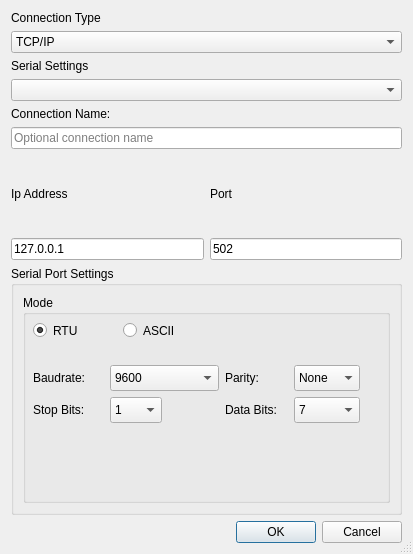
<?xml version="1.0" encoding="UTF-8"?>
<ui version="4.0">
 <class>actionConnect</class>
 <widget class="QDialog" name="actionConnect">
  <property name="geometry">
   <rect>
    <x>0</x>
    <y>0</y>
    <width>413</width>
    <height>554</height>
   </rect>
  </property>
  <property name="font">
   <font>
    <family>Yu Gothic UI</family>
   </font>
  </property>
  <property name="windowTitle">
   <string>Dialog</string>
  </property>
  <property name="autoFillBackground">
   <bool>true</bool>
  </property>
  <property name="sizeGripEnabled">
   <bool>true</bool>
  </property>
  <property name="modal">
   <bool>false</bool>
  </property>
  <layout class="QGridLayout" name="gridLayout_2">
   <item row="3" column="0">
    <widget class="QDialogButtonBox" name="connectButton">
     <property name="standardButtons">
      <set>QDialogButtonBox::Cancel|QDialogButtonBox::Ok</set>
     </property>
    </widget>
   </item>
   <item row="0" column="0">
    <layout class="QGridLayout" name="gridLayout_3">
     <item row="1" column="0">
      <layout class="QHBoxLayout" name="horizontalLayout">
       <item>
        <layout class="QVBoxLayout" name="verticalLayout_2">
         <item>
          <widget class="QLabel" name="label_3">
           <property name="font">
            <font>
             <family>Yu Gothic UI</family>
             <pointsize>9</pointsize>
            </font>
           </property>
           <property name="text">
            <string>Ip Address</string>
           </property>
          </widget>
         </item>
         <item>
          <widget class="QLineEdit" name="ipAddress">
           <property name="text">
            <string>127.0.0.1</string>
           </property>
          </widget>
         </item>
        </layout>
       </item>
       <item>
        <layout class="QVBoxLayout" name="verticalLayout_3">
         <item>
          <widget class="QLabel" name="label_4">
           <property name="font">
            <font>
             <family>Yu Gothic UI</family>
             <pointsize>9</pointsize>
            </font>
           </property>
           <property name="text">
            <string>Port</string>
           </property>
          </widget>
         </item>
         <item>
          <widget class="QLineEdit" name="portNumber">
           <property name="font">
            <font>
             <family>Yu Gothic UI</family>
             <pointsize>9</pointsize>
            </font>
           </property>
           <property name="text">
            <string>502</string>
           </property>
           <property name="clearButtonEnabled">
            <bool>false</bool>
           </property>
          </widget>
         </item>
        </layout>
       </item>
      </layout>
     </item>
     <item row="0" column="0">
      <layout class="QGridLayout" name="gridLayout_4">
       <item row="3" column="0">
        <widget class="QComboBox" name="com_port_combo">
         <property name="font">
          <font>
           <family>Yu Gothic UI</family>
          </font>
         </property>
         <property name="editable">
          <bool>false</bool>
         </property>
        </widget>
       </item>
       <item row="5" column="0">
        <widget class="QLineEdit" name="connection_name">
         <property name="placeholderText">
          <string>Optional connection name</string>
         </property>
        </widget>
       </item>
       <item row="1" column="0">
        <widget class="QComboBox" name="protocol_combo">
         <property name="font">
          <font>
           <family>Yu Gothic UI</family>
          </font>
         </property>
         <item>
          <property name="text">
           <string>TCP/IP</string>
          </property>
         </item>
         <item>
          <property name="text">
           <string>Serial Port</string>
          </property>
         </item>
        </widget>
       </item>
       <item row="4" column="0">
        <widget class="QLabel" name="label_10">
         <property name="text">
          <string>Connection Name:</string>
         </property>
        </widget>
       </item>
       <item row="0" column="0">
        <widget class="QLabel" name="label">
         <property name="font">
          <font>
           <family>Yu Gothic UI</family>
           <pointsize>9</pointsize>
          </font>
         </property>
         <property name="text">
          <string>Connection Type</string>
         </property>
        </widget>
       </item>
       <item row="2" column="0">
        <widget class="QLabel" name="label_2">
         <property name="font">
          <font>
           <family>Yu Gothic UI</family>
           <pointsize>9</pointsize>
          </font>
         </property>
         <property name="text">
          <string>Serial Settings</string>
         </property>
        </widget>
       </item>
      </layout>
     </item>
    </layout>
   </item>
   <item row="1" column="0">
    <widget class="QGroupBox" name="rtu_group">
     <property name="title">
      <string>Serial Port Settings</string>
     </property>
     <layout class="QGridLayout" name="gridLayout">
      <item row="1" column="0" colspan="4">
       <widget class="QGroupBox" name="mode_group">
        <property name="title">
         <string>Mode</string>
        </property>
        <widget class="QRadioButton" name="rtu_radio">
         <property name="geometry">
          <rect>
           <x>10</x>
           <y>20</y>
           <width>71</width>
           <height>31</height>
          </rect>
         </property>
         <property name="text">
          <string>RTU</string>
         </property>
         <property name="checked">
          <bool>true</bool>
         </property>
        </widget>
        <widget class="QRadioButton" name="ascii_radio">
         <property name="geometry">
          <rect>
           <x>100</x>
           <y>20</y>
           <width>61</width>
           <height>31</height>
          </rect>
         </property>
         <property name="text">
          <string>ASCII</string>
         </property>
        </widget>
        <widget class="QComboBox" name="databits">
         <property name="geometry">
          <rect>
           <x>271</x>
           <y>102</y>
           <width>66</width>
           <height>26</height>
          </rect>
         </property>
         <item>
          <property name="text">
           <string>7</string>
          </property>
         </item>
         <item>
          <property name="text">
           <string>8</string>
          </property>
         </item>
        </widget>
        <widget class="QLabel" name="label_6">
         <property name="geometry">
          <rect>
           <x>10</x>
           <y>70</y>
           <width>71</width>
           <height>26</height>
          </rect>
         </property>
         <property name="text">
          <string>Baudrate:</string>
         </property>
        </widget>
        <widget class="QLabel" name="label_7">
         <property name="geometry">
          <rect>
           <x>202</x>
           <y>70</y>
           <width>63</width>
           <height>26</height>
          </rect>
         </property>
         <property name="text">
          <string>Parity:</string>
         </property>
        </widget>
        <widget class="QComboBox" name="parity">
         <property name="geometry">
          <rect>
           <x>271</x>
           <y>70</y>
           <width>66</width>
           <height>26</height>
          </rect>
         </property>
         <item>
          <property name="text">
           <string>None</string>
          </property>
         </item>
         <item>
          <property name="text">
           <string>Even</string>
          </property>
         </item>
         <item>
          <property name="text">
           <string>Odd</string>
          </property>
         </item>
        </widget>
        <widget class="QComboBox" name="baudrate">
         <property name="geometry">
          <rect>
           <x>87</x>
           <y>70</y>
           <width>109</width>
           <height>26</height>
          </rect>
         </property>
         <item>
          <property name="text">
           <string>9600</string>
          </property>
         </item>
         <item>
          <property name="text">
           <string>19200</string>
          </property>
         </item>
         <item>
          <property name="text">
           <string>38400</string>
          </property>
         </item>
         <item>
          <property name="text">
           <string>57600</string>
          </property>
         </item>
         <item>
          <property name="text">
           <string>115200</string>
          </property>
         </item>
        </widget>
        <widget class="QLabel" name="label_8">
         <property name="geometry">
          <rect>
           <x>10</x>
           <y>102</y>
           <width>71</width>
           <height>26</height>
          </rect>
         </property>
         <property name="text">
          <string>Stop Bits:</string>
         </property>
        </widget>
        <widget class="QLabel" name="label_9">
         <property name="geometry">
          <rect>
           <x>202</x>
           <y>102</y>
           <width>63</width>
           <height>26</height>
          </rect>
         </property>
         <property name="text">
          <string>Data Bits:</string>
         </property>
        </widget>
        <widget class="QComboBox" name="stopbits">
         <property name="geometry">
          <rect>
           <x>87</x>
           <y>102</y>
           <width>52</width>
           <height>26</height>
          </rect>
         </property>
         <item>
          <property name="text">
           <string>1</string>
          </property>
         </item>
         <item>
          <property name="text">
           <string>2</string>
          </property>
         </item>
        </widget>
       </widget>
      </item>
     </layout>
    </widget>
   </item>
  </layout>
 </widget>
 <resources/>
 <connections/>
</ui>
